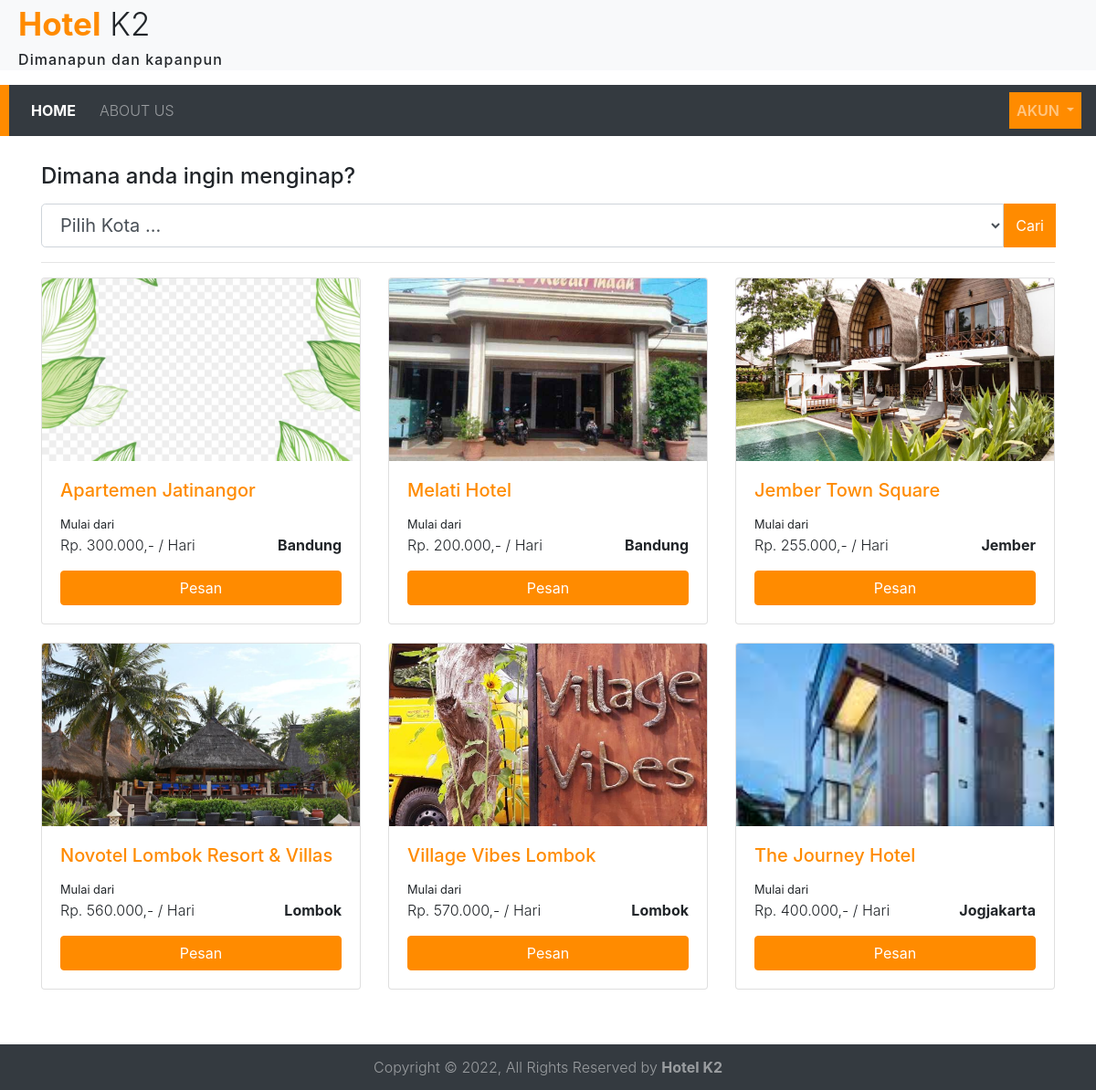
The page /index.php/order/apartements on the database its author committed.
### tables this page shows
CREATE TABLE `apartemen` (
  `id_apartemen` int(11) NOT NULL,
  `nama_apartemen` varchar(200) NOT NULL,
  `id_kota` int(11) NOT NULL,
  `harga` double NOT NULL,
  `harga_bulan` double NOT NULL,
  `harga_tahun` double NOT NULL,
  `foto` tinytext NOT NULL
);

CREATE TABLE `kota` (
  `id_kota` int(11) NOT NULL,
  `nama_kota` varchar(200) NOT NULL
);

### application/controllers/Order.php (called while the page is built, shortened)
<?php
class Order extends CI_Controller
{
	public function apartements()
	{
		if (isset($_GET['id_kota'])) {
			$data['list'] = $this->m_general->gDataJW('apartemen', 'kota', 'id_kota', array('apartemen.id_kota' => $_GET['id_kota']))->result();
		} else {
			$data['list'] = $this->m_general->gDataJ('apartemen', 'kota', 'id_kota')->result();
		}
		$data['kota'] = $this->m_general->gDataA('kota')->result();
		$data['title'] = 'Pemesanan';
		$this->load->view('src/header', $data);
		$this->load->view('apartements', $data);
		$this->load->view('src/footer');
	}
}

### index.php (called while the page is built, shortened)
<?php
require_once BASEPATH.'core/CodeIgniter.php';

### application/models/M_general.php (called while the page is built, shortened)
<?php
class M_General extends CI_Model
{
	public function gDataJ($table, $ref, $column)
	{
		$this->db->join($ref, '' . $ref . '.' . $column . '=' . $table . '.' . $column . '');
		$query = $this->db->get($table);
		return $query;
	}
}

### application/helpers/tanggalindo_helper.php (called while the page is built, shortened)
<?php  if ( ! defined('BASEPATH')) exit('No direct script access allowed');
if( ! function_exists('rupiah')){
    function rupiah($angka)
    {
     $jadi="Rp. ".number_format($angka,0,',','.').",-";
     return $jadi;
 }
}

### application/views/apartements.php (the view, shortened to what this page needs)
<div class="container" style="margin-top: 30px;">
	<label for="validationDefaultUsername"><h4>Dimana anda ingin menginap?</h4></label>
	<form class="form-inline">
		<div class="input-group" style="width: 100%">
			<select name="id_kota" class="form-control form-control-lg">
				<option value="">Pilih Kota ...</option>
			</select>
			<div class="input-group-prepend">
				<button type="submit" class="btn btn-primary">Cari</button>
			</div>
		</form>
	</div>
	<hr>
	<div class="row">
		<?php
		$i=1;
		if(empty($list)){
			echo "<div class='col-md-12'><center><h2>Data tidak ditemukan</h2></center></div>";
		}else{
		foreach($list as $l){
			?>
			<div class="col-md-4" style="margin-bottom: 20px;">
				<div class="card">
					<div class="gambar">
						<img src="<?=base_url('assets/images/apartement')."/".$l->foto?>" class="card-img-top">
					</div>
					<div class="card-body">
						<h5 class="card-title text-purple"><?=$l->nama_apartemen?></h5>
						<p class="card-text"><small>Mulai dari</small><br><?=rupiah($l->harga)?> / Hari <span class="text-bold float-right"><?=$l->nama_kota?></span></p>
						<a href="<?=base_url('order/make/'.$l->id_apartemen)?>" class="btn btn-block btn-primary">Pesan</a>
					</div>
				</div>
			</div>
			<?php $i++; }
		} ?>
		</div>
	</div>

### application/views/src/header.php (shortened to what this page needs)
<?php
$id_user = $this->session->userdata('id_user');
$info = $this->m_general->info($id_user);
?>
<!doctype html>
<html lang="en">
<head>
  <link rel="stylesheet" href="<?= base_url('assets') ?>/css/bootstrap.min.css">
  <link rel="stylesheet" href="<?= base_url('assets') ?>/css/style.css">
</head>
<body>
  <div class="navbar-title">
    <span class="head1">Hotel</span><span class="head2"> K2</span>
    <p>Dimanapun dan <span class="underline">kapanpun</span></p>
  </div>
  <nav class="navbar navbar-expand-lg navbar-dark bg-dark">
    <div class="collapse navbar-collapse" id="navbarNavDropdown">
      <ul class="navbar-nav">
        <li class="nav-item active">
          <a class="nav-link" href="<?= base_url() ?>">Home <span class="sr-only">(current)</span></a>
        </li>
        <li class="nav-item">
          <a class="nav-link" href="<?= base_url('about_us') ?>">About Us</a>
        </li>
      </ul>
      <ul class="navbar-nav ml-auto">
        <li class="nav-item dropdown">
          <a class="account nav-link dropdown-toggle" href="#" id="navbarDropdownMenuLink" role="button" data-toggle="dropdown" aria-haspopup="true" aria-expanded="false">
            <?php if (isset($id_user)) {
              echo $info->nama;
            } else {
              echo "AKUN";
            } ?>
          </a>
        </li>
      </ul>
    </div>
  </nav>
  <div style="min-height: 520px">

### application/views/src/footer.php (shortened to what this page needs)
<footer class="footer">
	<span>Copyright &copy; <?= date('Y') ?>, All Rights Reserved by <b>Hotel K2</b></span>
</footer>
</body>
</html>

### assets/css/style.css (style rules this page uses)
html,body { font-weight: 300; }
.navbar { border-left: solid 10px #ff8b00; }
.navbar-nav { flex-direction: row; }
.nav-link { padding-right: .5rem !important; padding-left: .5rem !important; }
.text-purple { color: #ff8b00; }
.text-bold { font-weight: 700; }
.navbar-title { padding: 0px 20px; background: #F8F9FA; }
.navbar-title .head1 { font-size: 35px; color: #ff8b00; font-weight: 700; }
.navbar-title .head2 { font-size: 35px; font-weight: 300; }
.navbar-title p { font-weight: 500; letter-spacing: 1.1px; }
.navbar-nav .nav-item.active { font-weight: 700; margin-right: 10px; }
.navbar-nav li a { text-transform: uppercase; }
.nav-item .account { background-color: #ff8b00; font-weight: 600; color: #fff; }
.footer { margin-top: 40px; text-align: center; width: 100%; height: 50px; line-height: 50px; background-color: #343A40; }
.footer span { color: rgba(255,255,255,.5); }
.footer b { font-weight: 700; }
.btn-primary { background-color: #ff8b00; border-color: #ff8b00; }
.card .gambar { width: 100%; height: 200px; }
.card img { width: 100%; height: 100%; object-fit: cover; }

### rows shown on the page
apartemen: foto (picture), nama_apartemen "Apartemen Jatinangor", harga "Rp. 300.000,-", id_kota.nama_kota "Bandung"
apartemen: foto (picture), nama_apartemen "Melati Hotel", harga "Rp. 200.000,-", id_kota.nama_kota "Bandung"
apartemen: foto (picture), nama_apartemen "Jember Town Square", harga "Rp. 255.000,-", id_kota.nama_kota "Jember"
apartemen: foto (picture), nama_apartemen "Novotel Lombok Resort & Villas", harga "Rp. 560.000,-", id_kota.nama_kota "Lombok"
apartemen: foto (picture), nama_apartemen "Village Vibes Lombok", harga "Rp. 570.000,-", id_kota.nama_kota "Lombok"
apartemen: foto (picture), nama_apartemen "The Journey Hotel", harga "Rp. 400.000,-", id_kota.nama_kota "Jogjakarta"
